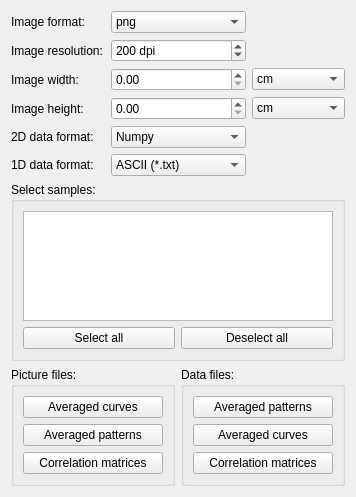
<?xml version="1.0" encoding="UTF-8"?>
<ui version="4.0">
 <class>Form</class>
 <widget class="QWidget" name="Form">
  <property name="geometry">
   <rect>
    <x>0</x>
    <y>0</y>
    <width>356</width>
    <height>497</height>
   </rect>
  </property>
  <property name="windowTitle">
   <string>Form</string>
  </property>
  <layout class="QGridLayout" name="gridLayout">
   <item row="6" column="0" colspan="3">
    <widget class="QGroupBox" name="groupBox">
     <property name="title">
      <string>Select samples:</string>
     </property>
     <layout class="QGridLayout" name="gridLayout_12">
      <item row="2" column="0">
       <widget class="QPushButton" name="sampleNameListSelectAllPushButton">
        <property name="text">
         <string>Select all</string>
        </property>
       </widget>
      </item>
      <item row="2" column="1">
       <widget class="QPushButton" name="sampleNameListDeselectAllPushButton">
        <property name="text">
         <string>Deselect all</string>
        </property>
       </widget>
      </item>
      <item row="1" column="0" colspan="2">
       <widget class="QListWidget" name="sampleNameListWidget">
        <property name="selectionMode">
         <enum>QAbstractItemView::MultiSelection</enum>
        </property>
        <property name="selectionBehavior">
         <enum>QAbstractItemView::SelectRows</enum>
        </property>
       </widget>
      </item>
     </layout>
    </widget>
   </item>
   <item row="0" column="0">
    <widget class="QLabel" name="label_11">
     <property name="text">
      <string>Image format:</string>
     </property>
    </widget>
   </item>
   <item row="1" column="1">
    <widget class="QSpinBox" name="exportImageResolutionSpinBox">
     <property name="suffix">
      <string> dpi</string>
     </property>
     <property name="minimum">
      <number>10</number>
     </property>
     <property name="maximum">
      <number>3000</number>
     </property>
     <property name="value">
      <number>200</number>
     </property>
    </widget>
   </item>
   <item row="1" column="0">
    <widget class="QLabel" name="label_12">
     <property name="text">
      <string>Image resolution:</string>
     </property>
    </widget>
   </item>
   <item row="5" column="1">
    <widget class="QComboBox" name="export1DDataFormatComboBox">
     <item>
      <property name="text">
       <string>ASCII (*.txt)</string>
      </property>
     </item>
     <item>
      <property name="text">
       <string>ASCII (*.dat)</string>
      </property>
     </item>
     <item>
      <property name="text">
       <string>Excel 2007- (*.xlsx)</string>
      </property>
     </item>
    </widget>
   </item>
   <item row="5" column="0">
    <widget class="QLabel" name="label_21">
     <property name="text">
      <string>1D data format:</string>
     </property>
    </widget>
   </item>
   <item row="2" column="0">
    <widget class="QLabel" name="label_13">
     <property name="text">
      <string>Image width:</string>
     </property>
    </widget>
   </item>
   <item row="3" column="0">
    <widget class="QLabel" name="label_14">
     <property name="text">
      <string>Image height:</string>
     </property>
    </widget>
   </item>
   <item row="3" column="1">
    <widget class="QDoubleSpinBox" name="exportImageHeightDoubleSpinBox">
     <property name="maximum">
      <double>100.000000000000000</double>
     </property>
    </widget>
   </item>
   <item row="0" column="1">
    <widget class="QComboBox" name="exportImageFormatComboBox">
     <property name="frame">
      <bool>true</bool>
     </property>
     <property name="modelColumn">
      <number>0</number>
     </property>
     <item>
      <property name="text">
       <string comment="Portable Network Graphics">png</string>
      </property>
      <property name="icon">
       <iconset theme="image-png">
        <normaloff>../</normaloff>../</iconset>
      </property>
     </item>
     <item>
      <property name="text">
       <string comment="Scalable Vector Graphics">svg</string>
      </property>
      <property name="icon">
       <iconset theme="svg">
        <normaloff>../</normaloff>../</iconset>
      </property>
     </item>
     <item>
      <property name="text">
       <string comment="Portable Document Format">pdf</string>
      </property>
      <property name="icon">
       <iconset theme="application-pdf">
        <normaloff>../</normaloff>../</iconset>
      </property>
     </item>
     <item>
      <property name="text">
       <string comment="Joint Photographics Experts Group format">jpg</string>
      </property>
      <property name="icon">
       <iconset theme="image-jpeg">
        <normaloff>../</normaloff>../</iconset>
      </property>
     </item>
     <item>
      <property name="text">
       <string comment="Encapsulated PostScript">eps</string>
      </property>
      <property name="icon">
       <iconset theme="image-x-eps">
        <normaloff>../</normaloff>../</iconset>
      </property>
     </item>
     <item>
      <property name="text">
       <string comment="Tagged Image File Format">tiff</string>
      </property>
      <property name="icon">
       <iconset theme="image-tiff">
        <normaloff>../</normaloff>../</iconset>
      </property>
     </item>
    </widget>
   </item>
   <item row="2" column="2">
    <widget class="QComboBox" name="exportImageWidthUnitsComboBox">
     <item>
      <property name="text">
       <string>cm</string>
      </property>
     </item>
     <item>
      <property name="text">
       <string>inch</string>
      </property>
     </item>
    </widget>
   </item>
   <item row="4" column="0">
    <widget class="QLabel" name="label_17">
     <property name="text">
      <string>2D data format:</string>
     </property>
    </widget>
   </item>
   <item row="3" column="2">
    <widget class="QComboBox" name="exportImageHeightUnitsComboBox">
     <item>
      <property name="text">
       <string>cm</string>
      </property>
     </item>
     <item>
      <property name="text">
       <string>inch</string>
      </property>
     </item>
    </widget>
   </item>
   <item row="4" column="1">
    <widget class="QComboBox" name="export2DDataFormatComboBox">
     <item>
      <property name="text">
       <string>Numpy</string>
      </property>
     </item>
     <item>
      <property name="text">
       <string>ASCII</string>
      </property>
     </item>
     <item>
      <property name="text">
       <string>Gzip'd ASCII</string>
      </property>
     </item>
     <item>
      <property name="text">
       <string>Matlab</string>
      </property>
     </item>
    </widget>
   </item>
   <item row="2" column="1">
    <widget class="QDoubleSpinBox" name="exportImageWidthDoubleSpinBox">
     <property name="maximum">
      <double>100.000000000000000</double>
     </property>
    </widget>
   </item>
   <item row="7" column="0" colspan="3">
    <layout class="QHBoxLayout" name="horizontalLayout_3">
     <item>
      <widget class="QGroupBox" name="groupBox_6">
       <property name="title">
        <string>Picture files:</string>
       </property>
       <layout class="QVBoxLayout" name="verticalLayout_5">
        <item>
         <widget class="QPushButton" name="exportAveragedCurvesGraphPushButton">
          <property name="text">
           <string>Averaged curves</string>
          </property>
         </widget>
        </item>
        <item>
         <widget class="QPushButton" name="exportAveraged2DGraphPushButton">
          <property name="text">
           <string>Averaged patterns</string>
          </property>
         </widget>
        </item>
        <item>
         <widget class="QPushButton" name="exportCorrelMatricesGraphPushButton">
          <property name="text">
           <string>Correlation matrices</string>
          </property>
         </widget>
        </item>
       </layout>
      </widget>
     </item>
     <item>
      <widget class="QGroupBox" name="groupBox_5">
       <property name="title">
        <string>Data files:</string>
       </property>
       <layout class="QVBoxLayout" name="verticalLayout_6">
        <item>
         <widget class="QPushButton" name="exportAveraged2DDataPushButton">
          <property name="text">
           <string>Averaged patterns</string>
          </property>
         </widget>
        </item>
        <item>
         <widget class="QPushButton" name="exportAveragedCurvesDataPushButton">
          <property name="text">
           <string>Averaged curves</string>
          </property>
         </widget>
        </item>
        <item>
         <widget class="QPushButton" name="exportCorrelMatricesDataPushButton">
          <property name="text">
           <string>Correlation matrices</string>
          </property>
         </widget>
        </item>
       </layout>
      </widget>
     </item>
    </layout>
   </item>
   <item row="8" column="0" colspan="3">
    <spacer name="verticalSpacer">
     <property name="orientation">
      <enum>Qt::Vertical</enum>
     </property>
     <property name="sizeHint" stdset="0">
      <size>
       <width>0</width>
       <height>0</height>
      </size>
     </property>
    </spacer>
   </item>
  </layout>
 </widget>
 <tabstops>
  <tabstop>exportImageFormatComboBox</tabstop>
  <tabstop>exportImageResolutionSpinBox</tabstop>
  <tabstop>exportImageWidthDoubleSpinBox</tabstop>
  <tabstop>exportImageWidthUnitsComboBox</tabstop>
  <tabstop>exportImageHeightDoubleSpinBox</tabstop>
  <tabstop>exportImageHeightUnitsComboBox</tabstop>
  <tabstop>export2DDataFormatComboBox</tabstop>
  <tabstop>export1DDataFormatComboBox</tabstop>
  <tabstop>sampleNameListWidget</tabstop>
  <tabstop>sampleNameListSelectAllPushButton</tabstop>
  <tabstop>sampleNameListDeselectAllPushButton</tabstop>
  <tabstop>exportAveragedCurvesGraphPushButton</tabstop>
  <tabstop>exportAveraged2DDataPushButton</tabstop>
  <tabstop>exportAveraged2DGraphPushButton</tabstop>
  <tabstop>exportAveragedCurvesDataPushButton</tabstop>
  <tabstop>exportCorrelMatricesGraphPushButton</tabstop>
  <tabstop>exportCorrelMatricesDataPushButton</tabstop>
 </tabstops>
 <resources/>
 <connections/>
</ui>
